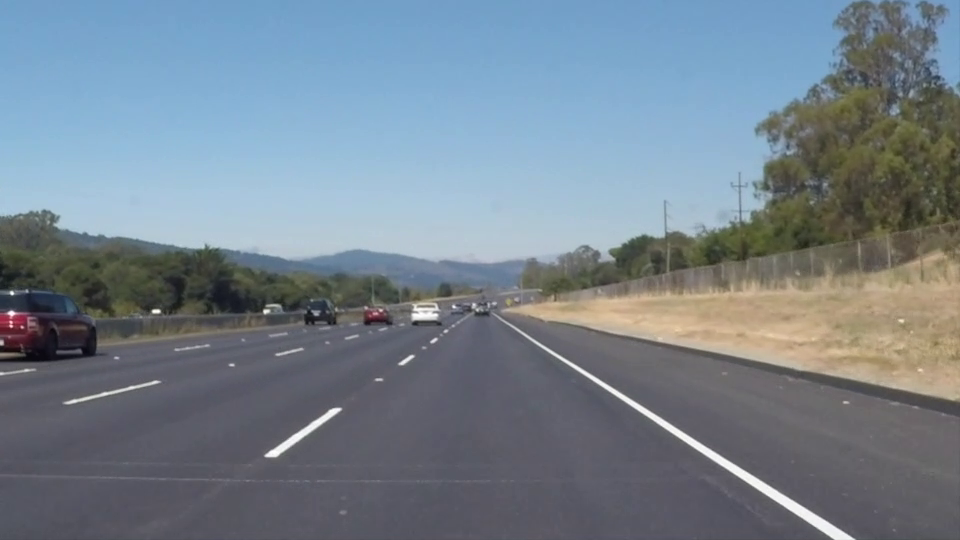
#> input picture frame 22 of Project 2/whiteline.mp4, 960 x 540 px, given in place of challenge.mp4, which was not available
$ python CroppedLane.py
#> lines starting #> are read from the running program, lines starting #| are printed output that depends on the picture; after the words box and inside, x2 and y2 are one past the last pixel; in counts of white or black regions, pixels touching at a corner belong together; pictures that were not available may be replaced by others from this repository, and a replacement may not be noted
### Project 2/CroppedLaneutils.py
#!/usr/bin/env python3
# -*- coding: utf-8 -*-
"""
Created on Fri Mar 25 20:42:34 2022

@author: pulkit
"""

import cv2
import numpy as np

# [7 lines left out: function distances, not called in this run]


def Modify_frame(frame):
    gray = cv2.cvtColor(frame, cv2.COLOR_BGR2GRAY)
    blur = cv2.GaussianBlur(gray, (7,7), 0)
    ret,thresh = cv2.threshold(blur,160,255,cv2.THRESH_BINARY)             # Binary thresholding
    edges = cv2.Canny(thresh, 20, 120)

    return thresh


def region(frame):
    height, width = frame.shape[:2]
    # triangle = np.array([[(100, height), (480,300), (width, height)]])

    # trapezoid = np.array([[(200, height-50), (630,425), (725,425), (width - 150, height-50)]])
    # Cropped
    trapezoid = np.array([[(220, height-50), (610,440), (725,440), (width - 150, height-50)]])
    # cv2.line(frame,tuple(triangle[0][0]), tuple(triangle[0][1]),red,2)
    # cv2.line(frame,tuple(triangle[0][0]), tuple(triangle[0][2]),red,2)
    # cv2.line(frame,tuple(triangle[0][1]), tuple(triangle[0][2]),red,2)

    mask = np.zeros_like(frame)
    mask = cv2.fillPoly(mask, trapezoid, (255,255,255))
    mask = cv2.bitwise_and(frame, mask)

    return mask


# [7 lines left out: function make_HoughLines, not called in this run]

def adjust_gamma(image, gamma=1.0):
	# build a lookup table mapping the pixel values [0, 255] to
	# their adjusted gamma values
	invGamma = 1.0 / gamma
	table = np.array([((i / 255.0) ** invGamma) * 255
		for i in np.arange(0, 256)]).astype("uint8")
	# apply gamma correction using the lookup table
	return cv2.LUT(image, table)

# [29 lines left out: function classify, not called in this run]


def prepare_warped(frame):
    hsv = cv2.cvtColor(frame,cv2.COLOR_BGR2HSV)
    v = hsv[:,:,2]
    clahe = cv2.createCLAHE(clipLimit=1.0, tileGridSize=(20,20))
    cl1 = clahe.apply(v)
    hsv[:,:,2] = cl1
    img_back = cv2.cvtColor(hsv, cv2.COLOR_HSV2BGR)
    img_back = adjust_gamma(img_back, gamma = 0.5)


    modified = Modify_frame(img_back)
    roi = region(modified)

    lower = np.array([0,100,100])
    upper = np.array([30,255,255])

    yellow_lane_roi = region(frame)
    yellow_lane_hsv = cv2.cvtColor(yellow_lane_roi, cv2.COLOR_BGR2HSV)
    mask = cv2.inRange(yellow_lane_hsv, lower, upper)


    height, width, _ = frame.shape
    pts1 = np.float32([[(220, height-50), (610,440), (725,440), (width - 150, height-50)]])
    pts2 = np.float32([[0,400],[0,0],[200,0],[200,400]])

    matrix = cv2.getPerspectiveTransform(pts1, pts2)
    warped = cv2.warpPerspective(roi, matrix, (200,400))
    # warped = cv2.flip(warped,0)
    yellow_lane_warped = cv2.warpPerspective(mask, matrix, (200,400))
    warped[:,:100] = 0
    comb = warped + yellow_lane_warped

    return comb, matrix

### Project 2/CroppedLane.py
#!/usr/bin/env python3
# -*- coding: utf-8 -*-
"""
Created on Sat Mar 26 09:41:03 2022

@author: pulkit
"""

#  Without history, cropped lane
import cv2
import numpy as np
from CroppedLaneutils import Modify_frame, region, classify, adjust_gamma, prepare_warped


videofile = 'challenge.mp4'                                                     # Video file
cam = cv2.VideoCapture(videofile)

yellow_HSV_th_min = np.array([0, 70, 70])
yellow_HSV_th_max = np.array([50, 255, 255])
count = 0
left_diff = []
right_diff = []
slope_hist = []


def sliding_windown(img_w, out_img):

    histogram = np.sum(img_w[int(img_w.shape[0] / 2):, :], axis=0)
    # Create an output image to draw on and visualize the result
    # out_img = np.dstack((img_w, img_w, img_w)) * 255
    # # Find the peak of the left and right halves of the histogram
    # # These will be the starting point for the left and right lines
    midpoint = np.int32(histogram.shape[0] / 2)
    leftx_base = np.argmax(histogram[:midpoint])
    rightx_base = np.argmax(histogram[midpoint:]) + midpoint

    # Choose the number of sliding windows
    nwindows = 9
    # Set height of windows
    window_height = np.int32(img_w.shape[0] / nwindows)
    # Identify the x and y positions of all nonzero pixels in the image
    nonzero = img_w.nonzero()
    nonzeroy = np.array(nonzero[0])
    nonzerox = np.array(nonzero[1])
    # Current positions to be updated for each window
    leftx_current = leftx_base
    rightx_current = rightx_base

    # Set the width of the windows +/- margin
    margin = 20
    # Set minimum number of pixels found to recenter window
    minpix = 50
    # Create empty lists to receive left and right lane pixel indices
    left_lane_inds = []
    right_lane_inds = []

    # Step through the windows one by one
    for window in range(nwindows):
        # Identify window boundaries in x and y (and right and left)
        win_y_low = img_w.shape[0] - (window + 1) * window_height
        win_y_high = img_w.shape[0] - window * window_height
        win_xleft_low = leftx_current - margin
        win_xleft_high = leftx_current + margin
        win_xright_low = rightx_current - margin
        win_xright_high = rightx_current + margin
        # Draw the windows on the visualization image
        # cv2.rectangle(out_img, (win_xleft_low, win_y_low), (win_xleft_high, win_y_high), (255, 0, 0), 2)
        # cv2.rectangle(out_img, (win_xright_low, win_y_low), (win_xright_high, win_y_high), (255, 0, 0), 2)
        # Identify the nonzero pixels in x and y within the window
        good_left_inds = ((nonzeroy >= win_y_low) & (nonzeroy < win_y_high) & (nonzerox >= win_xleft_low) & (
            nonzerox < win_xleft_high)).nonzero()[0]
        good_right_inds = ((nonzeroy >= win_y_low) & (nonzeroy < win_y_high) & (nonzerox >= win_xright_low) & (
            nonzerox < win_xright_high)).nonzero()[0]
        # Append these indices to the lists

        left_lane_inds.append(good_left_inds)
        right_lane_inds.append(good_right_inds)
        # If you found > minpix pixels, recenter next window on their mean position
        if len(good_left_inds) > minpix:
            leftx_current = np.int32(np.mean(nonzerox[good_left_inds]))
        if len(good_right_inds) > minpix:
            rightx_current = np.int32(np.mean(nonzerox[good_right_inds]))

    # Concatenate the arrays of indices
    left_lane_inds = np.concatenate(left_lane_inds)
    right_lane_inds = np.concatenate(right_lane_inds)

    # Extract left and right line pixel positions
    leftx = nonzerox[left_lane_inds]
    lefty = nonzeroy[left_lane_inds]
    rightx = nonzerox[right_lane_inds]
    righty = nonzeroy[right_lane_inds]

    # Fit a second order polynomial to each
    left_fit = np.polyfit(lefty, leftx, 2)
    right_fit = np.polyfit(righty, rightx, 2)

    # [21 lines of commented-out code are left out]


    return left_fit, right_fit, out_img


# [101 lines left out: functions draw_lane, fit_from_lines, compare_fits, get_curvature, not called in this run]


while(True):
    ret, frame = cam.read()                                                     # Reading the frame from video
#> frame is the input picture: shape (540, 960, 3); mean B, G, R 141.9, 130.7, 117.7

    # Check if the frame exists, if not exit
    if not ret:
        break

    # # roi = region(frame)


    comb, matrix = prepare_warped(frame)
#> in prepare_warped, `v = hsv[:,:,2]`:
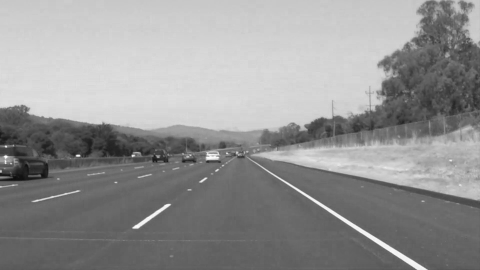
#> v: shape (540, 960) (shown at 1/2 size); min 8, max 255, mean 147.7
#> in prepare_warped, `cl1 = clahe.apply(v)`:
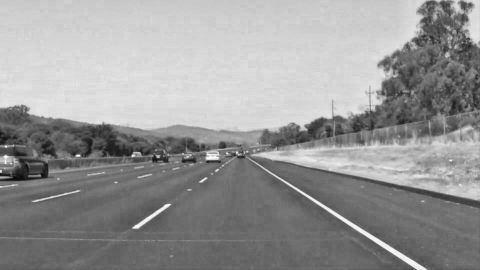
#> cl1: shape (540, 960) (shown at 1/2 size); min 6, max 255, mean 151.3
#> in adjust_gamma, `return cv2.LUT(image, table)`:
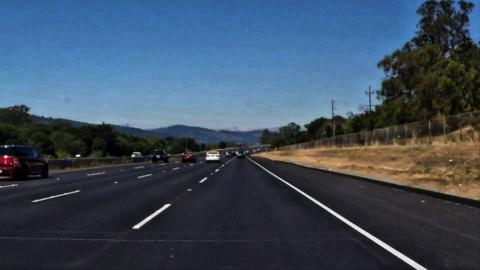
#> returned value: shape (540, 960, 3) (shown at 1/2 size); mean of channels 0, 1, 2 95.2, 77.6, 61.5; drawn as B, G, R
#> in Modify_frame, `gray = cv2.cvtColor(frame, cv2.COLOR_BGR2GRAY)`:
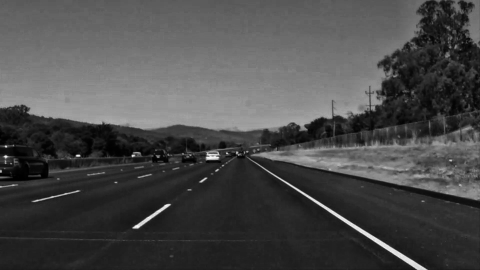
#> gray: shape (540, 960) (shown at 1/2 size); min 0, max 255, mean 74.8
#> in Modify_frame, `ret,thresh = cv2.threshold(blur,160,255,cv2.THRESH_BINARY)`:
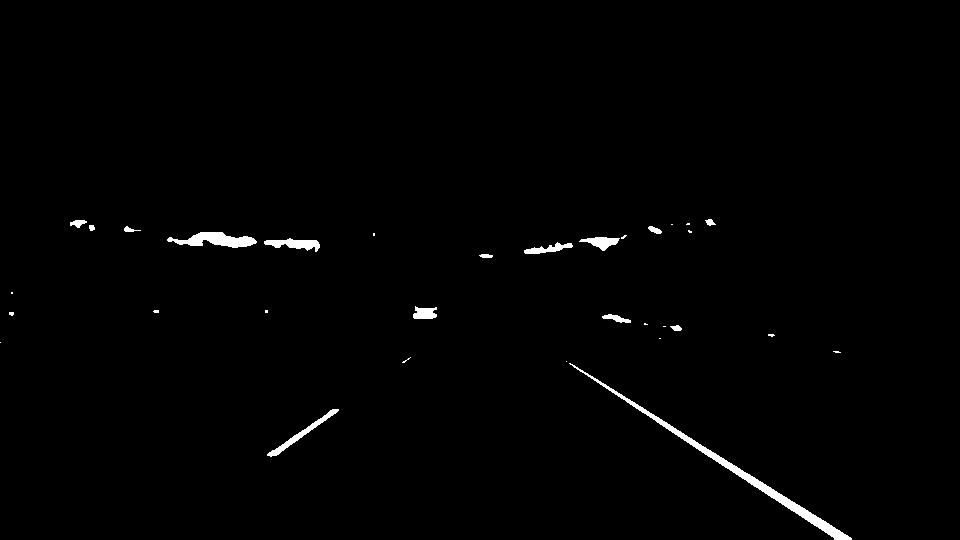
#> thresh: shape (540, 960); 0.98% white; 32 white regions (17 under 20 px), largest, box (x1, y1, x2, y2) and area: (569, 363, 852, 540) 1986, (167, 232, 257, 248) 799, (267, 409, 339, 457) 447
#> in region (call 2), `mask = cv2.bitwise_and(frame, mask)`:
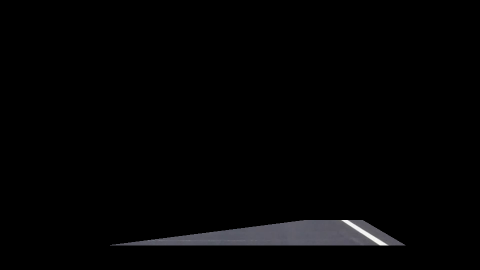
#> mask: shape (540, 960, 3) (shown at 1/2 size); mean B, G, R 3.8, 3.4, 3.5
#> in prepare_warped, `warped = cv2.warpPerspective(roi, matrix, (200,400))`:
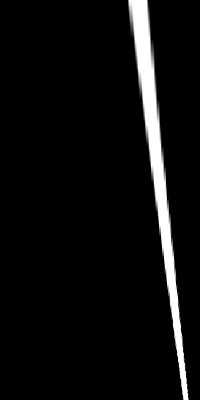
#> warped: shape (400, 200); min 0, max 255, mean 14.7
#> matrix = [[-0.0492, -0.384, 198.9], [-1.4e-16, -1.16, 510.9], [-2.51e-19, -0.00234, 1]]

    # classified = classify(comb)

    out_img = cv2.cvtColor(comb, cv2.COLOR_GRAY2BGR)

    if (count == 0):
        left_fit, right_fit, _ = sliding_windown(comb, out_img)
#> in sliding_windown, `histogram = np.sum(img_w[int(img_w.shape[0] / 2):, :], axis=0)`: histogram = 200 values, max 21234 at index 168, min 0 at index 0, mean 2135.9
#> in sliding_windown, `leftx_base = np.argmax(histogram[:midpoint])`: leftx_base = 0
#> in sliding_windown, `rightx_base = np.argmax(histogram[midpoint:]) + midpoint`: rightx_base = 168
#> in sliding_windown, `nonzero = img_w.nonzero()`: nonzero = 5623 positions, rows 0 to 399, columns 127 to 188
#> in sliding_windown, `nonzeroy = np.array(nonzero[0])`: nonzeroy = 5623 values from 0 to 399
#> in sliding_windown, `nonzerox = np.array(nonzero[1])`: nonzerox = 5623 values, max 188 at index 5592, min 127 at index 0, mean 156.6
#> in sliding_windown, `leftx_current = leftx_base`: leftx_current = 0
#> in sliding_windown, `rightx_current = rightx_base`: rightx_current = 168
#> the loop in sliding_windown, `for window in range(nwindows):` made 9 passes
#> (win_xright_low, win_xright_high, rightx_current) on passes 1 to 8: (148, 188, 182), (162, 202, 177), (157, 197, 172), (152, 192, 166), (146, 186, 161), (141, 181, 155), (135, 175, 150), (130, 170, 145)
#> after the loop in sliding_windown, `for window in range(nwindows):`: left_lane_inds = [empty array, empty array, empty array, empty array, empty array, empty array, empty array, empty array, empty array]; right_lane_inds = 9 items
#> in sliding_windown, `left_lane_inds = np.concatenate(left_lane_inds)`: left_lane_inds = empty array
#> in sliding_windown, `right_lane_inds = np.concatenate(right_lane_inds)`: right_lane_inds = 5531 values, max 5621 at index 296, min 87 at index 4595, mean 2852
#> in sliding_windown, `leftx = nonzerox[left_lane_inds]`: leftx = empty array
#> in sliding_windown, `rightx = nonzerox[right_lane_inds]`: rightx = 5531 values, max 187 at index 207, min 128 at index 4595, mean 156.9
#> in sliding_windown, `righty = nonzeroy[right_lane_inds]`: righty = 5531 values, max 399 at index 292, min 4 at index 4595, mean 163.2
#> (the run stopped early here; a loop or call above may not have finished)

$ run again, starting later in the video
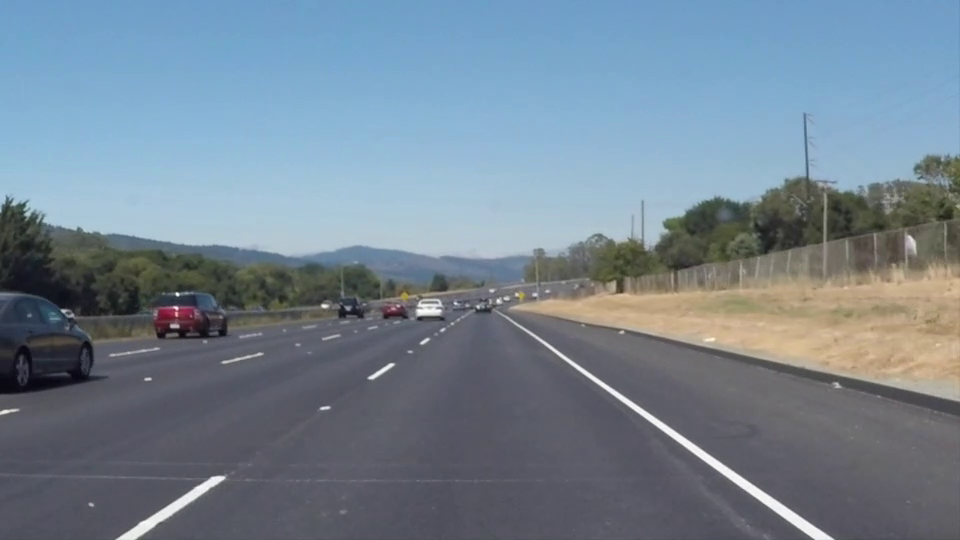
#> input picture frame 99 of Project 2/whiteline.mp4, 960 x 540 px, given in place of challenge.mp4, which was not available
#> frame is the input picture: shape (540, 960, 3); mean B, G, R 146, 132.3, 116.7
#> in Modify_frame, `ret,thresh = cv2.threshold(blur,160,255,cv2.THRESH_BINARY)`:
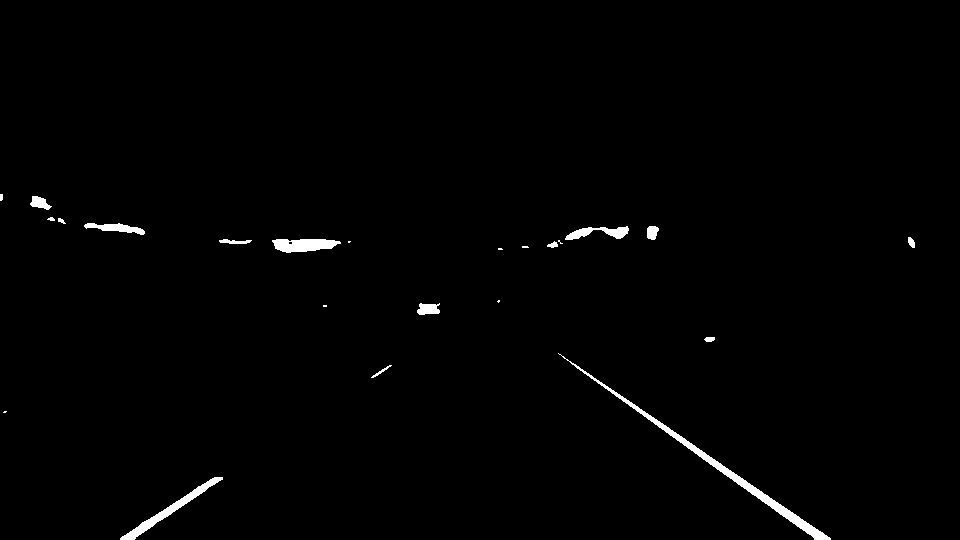
#> thresh: shape (540, 960); 1% white; 23 white regions (7 under 20 px), largest, box (x1, y1, x2, y2) and area: (558, 353, 831, 540) 1861, (120, 477, 223, 540) 866, (272, 239, 341, 253) 704
#> edges: shape (540, 960); 0.36% white in thin lines or dots, all inside (x1, y1, x2, y2) = (0, 193, 915, 540)
#> yellow_lane_hsv: shape (540, 960, 3); mean H, S, V 4.2, 1, 3.7
#> in prepare_warped, `warped = cv2.warpPerspective(roi, matrix, (200,400))`:
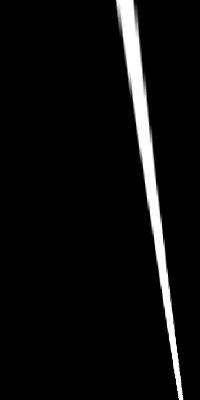
#> warped: shape (400, 200); min 0, max 255, mean 13.9
#> yellow_lane_warped: shape (400, 200); every value is 0
#> `comb, matrix = prepare_warped(frame)`: matrix = [[-0.0492, -0.384, 198.9], [-1.4e-16, -1.16, 510.9], [-2.51e-19, -0.00234, 1]]
#> histogram = 200 values, max 17604 at index 159, min 0 at index 0, mean 1966.7
#> leftx_base = 0
#> rightx_base = 159
#> nonzero = 5337 positions, rows 0 to 399, columns 115 to 183
#> nonzeroy = 5337 values from 0 to 399
#> nonzerox = 5337 values, max 183 at index 5325, min 115 at index 0, mean 147
#> leftx_current = 0
#> in sliding_windown, `rightx_current = rightx_base`: rightx_current = 159
#> the loop in sliding_windown, `for window in range(nwindows):` made 9 passes
#> (win_xright_low, win_xright_high, rightx_current) on passes 1 to 8: (139, 179, 175), (155, 195, 170), (150, 190, 165), (145, 185, 158), (138, 178, 152), (132, 172, 146), (126, 166, 140), (120, 160, 134)
#> after the loop in sliding_windown, `for window in range(nwindows):`: left_lane_inds = [empty array, empty array, empty array, empty array, empty array, empty array, empty array, empty array, empty array]; right_lane_inds = 9 items
#> in sliding_windown, `left_lane_inds = np.concatenate(left_lane_inds)`: left_lane_inds = empty array
#> in sliding_windown, `right_lane_inds = np.concatenate(right_lane_inds)`: right_lane_inds = 5154 values, max 5326 at index 176, min 86 at index 4229, mean 2663
#> leftx = empty array
#> rightx = 5154 values, max 178 at index 20, min 116 at index 4229, mean 146.7
#> righty = 5154 values, max 398 at index 176, min 4 at index 4229, mean 156.8

$ run again, starting later in the video
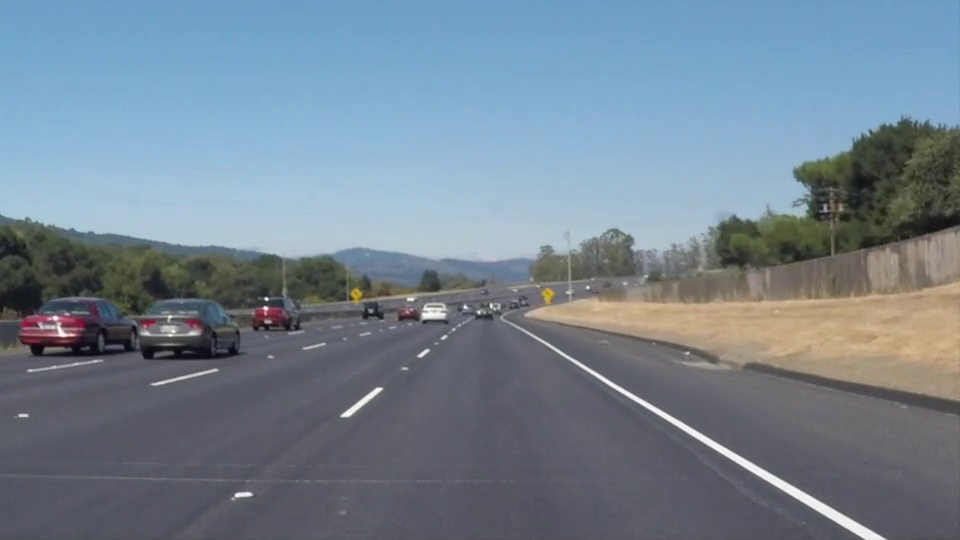
#> input picture frame 176 of Project 2/whiteline.mp4, 960 x 540 px, given in place of challenge.mp4, which was not available
#> frame is the input picture: shape (540, 960, 3); mean B, G, R 145.2, 131.6, 116.5
#> in Modify_frame, `ret,thresh = cv2.threshold(blur,160,255,cv2.THRESH_BINARY)`:
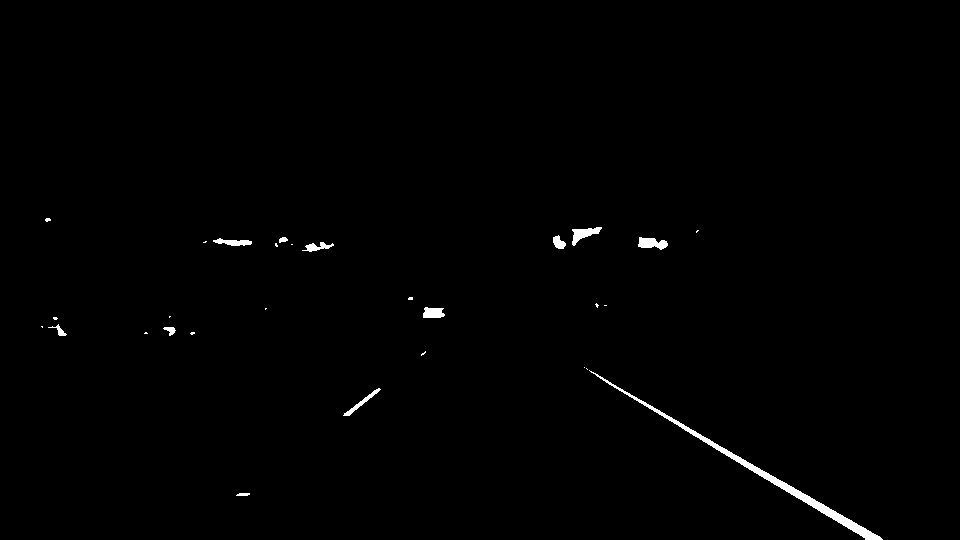
#> thresh: shape (540, 960); 0.67% white; 29 white regions (17 under 20 px), largest, box (x1, y1, x2, y2) and area: (589, 370, 883, 540) 1822, (572, 227, 602, 246) 258, (638, 237, 668, 250) 253
#> edges: shape (540, 960); 0.28% white in thin lines or dots, all inside (x1, y1, x2, y2) = (41, 217, 883, 540)
#> yellow_lane_hsv: shape (540, 960, 3); mean H, S, V 4.2, 0.9, 3.8
#> in prepare_warped, `warped = cv2.warpPerspective(roi, matrix, (200,400))`:
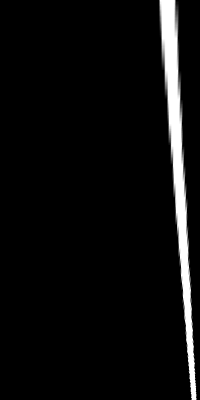
#> warped: shape (400, 200); min 0, max 255, mean 13.2
#> yellow_lane_warped: shape (400, 200); every value is 0
#> `comb, matrix = prepare_warped(frame)`: matrix = [[-0.0492, -0.384, 198.9], [-1.4e-16, -1.16, 510.9], [-2.51e-19, -0.00234, 1]]
#> histogram = 200 values, max 31985 at index 186, min 0 at index 0, mean 1948.5
#> leftx_base = 0
#> rightx_base = 186
#> nonzero = 5227 positions, rows 0 to 399, columns 159 to 196
#> nonzeroy = 5227 values from 0 to 399
#> nonzerox = 5227 values, max 196 at index 5132, min 159 at index 0, mean 177.5
#> leftx_current = 0
#> in sliding_windown, `rightx_current = rightx_base`: rightx_current = 186
#> the loop in sliding_windown, `for window in range(nwindows):` made 9 passes
#> (win_xright_low, win_xright_high, rightx_current) on passes 1 to 8: (166, 206, 191), (171, 211, 188), (168, 208, 185), (165, 205, 182), (162, 202, 180), (160, 200, 176), (156, 196, 174), (154, 194, 170)
#> after the loop in sliding_windown, `for window in range(nwindows):`: left_lane_inds = [empty array, empty array, empty array, empty array, empty array, empty array, empty array, empty array, empty array]; right_lane_inds = 9 items
#> in sliding_windown, `left_lane_inds = np.concatenate(left_lane_inds)`: left_lane_inds = empty array
#> in sliding_windown, `right_lane_inds = np.concatenate(right_lane_inds)`: right_lane_inds = 5150 values, max 5226 at index 292, min 77 at index 4283, mean 2651.5
#> leftx = empty array
#> rightx = 5150 values, max 196 at index 198, min 159 at index 4283, mean 177.6
#> righty = 5150 values, max 399 at index 287, min 4 at index 4283, mean 164.5
